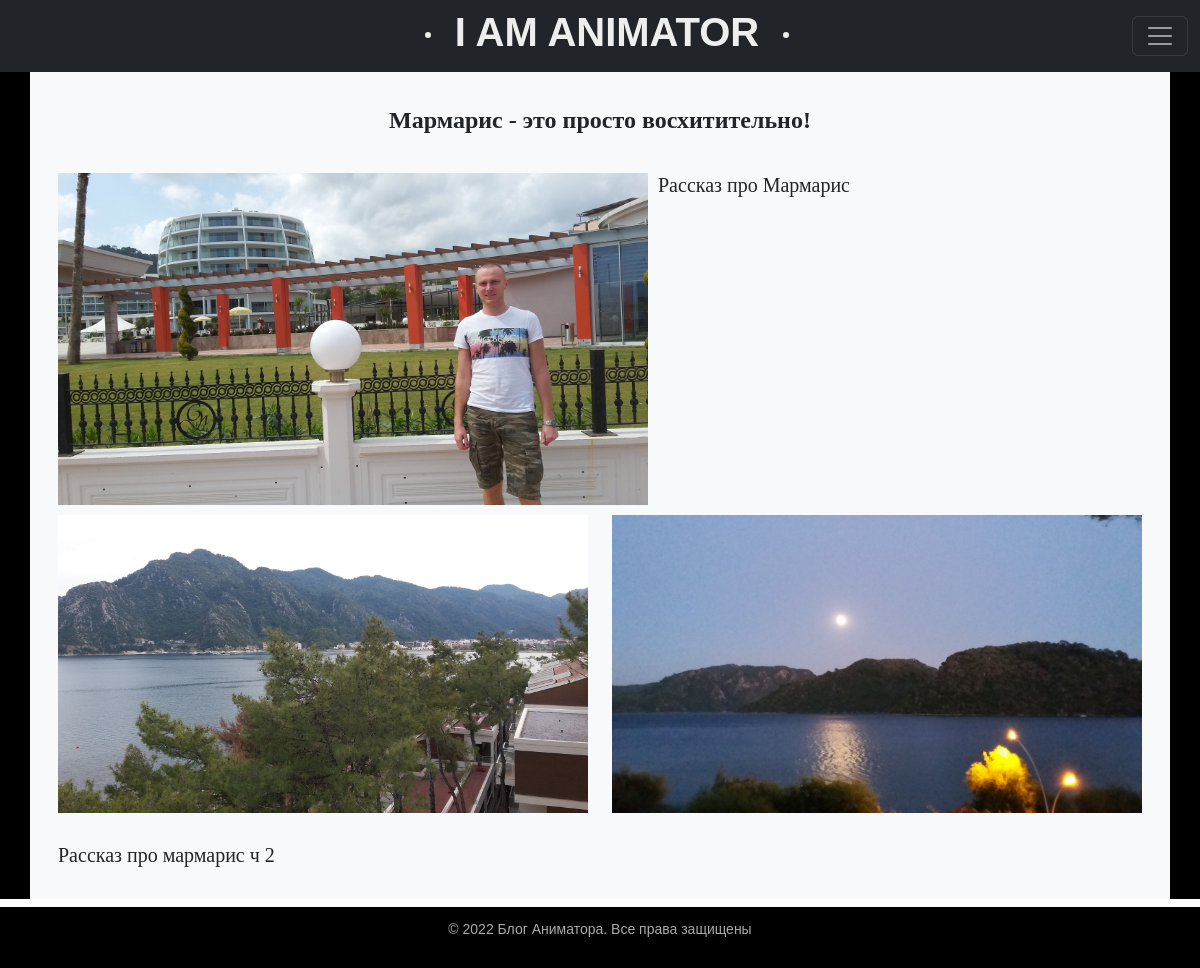
The app's page /marmaris/ with its own data.
### blog/models.py (models this page shows)
class City(models.Model):
    title = models.CharField(max_length=100)
    content = models.TextField(blank=False)
    content_2part = models.TextField(blank=False, null=True)
    picture_1 = models.ImageField(upload_to='photos/%Y/%m/%d/', null=True)
    picture_2 = models.ImageField(upload_to='photos/%Y/%m/%d/', null=True)
    picture_3 = models.ImageField(upload_to='photos/%Y/%m/%d/', null=True)
    show_or_hide = models.BooleanField(default=True)
    class Meta:
        verbose_name = 'Рассказы о городах'
        verbose_name_plural = 'Рассказы о городах'

### blog/views.py (the view)
# urls.py: path('marmaris/', Marmaris.as_view(), name='marmaris'),
class Marmaris(MutualContext, ListView):
    model = City
    template_name = 'blog/marmaris_info.html'
    context_object_name = 'marmaris'
    def get_context_data(self, *, object_list=None, **kwargs):
        context_dict = super().get_context_data(**kwargs)
        mutual_context_dict = self.get_user_context(title='О Мармарисе')
        return dict(list(context_dict.items()) + list(mutual_context_dict.items()))
    def get_queryset(self):
        return City.objects.filter(pk=3)

### blog/utils.py (called while the page is built)
    def get_user_context(self, **kwargs):
        context = kwargs
        return context

### blog/templates/blog/marmaris_info.html
{% extends 'blog/base.html' %}
{% block content %}
<div class="city_black_style">
<div class="container p-3 mb-2 bg-light text-dark">
    <br>
    <div class="container">
        <div class="row">
            {% for info in marmaris %}
            <div class="col-xl-12 col-md-12 col-sm-12" align="left">
                <h4 align="center"><b>{{info.title}}</b></h4>
                <br>
                <img class="img-article-left" src="{{info.picture_1.url}}">
                <h5>{{info.content | linebreaks}}</h5>
            </div>
            <div class="col-xl-6 col-md-6 col-sm-6" align="center">
                <img src="{{info.picture_2.url}}" class="card-img-top" alt="...">
            </div>
            <div class="col-xl-6 col-md-6 col-sm-6" align="center">
                <img src="{{info.picture_3.url}}" class="card-img-top" alt="...">
            </div>
            <div class="col-xl-12 col-md-12 col-sm-12" align="left">
                <br>
                <h5>{{info.content_2part | linebreaks}}</h5>
            </div>
        </div>
    </div>
</div>
</div>
{% endfor %}
{% endblock %}

### blog/static/blog/css/styles.css (style rules this page uses)
html, body { font-family: 'Arial'; margin: 0; padding: 0; height: 100%; width: 100%; color: #000000; }
img { max-width: 600px; height: auto; }
img.img-article-left { height: auto; float: left; padding: 0 10px 10px 0; }
div.city_black_style { background: black; }

### records on screen
City: title "Мармарис - это просто восхитительно!", picture_1 (picture), content "Рассказ про Мармарис", picture_2 (picture), picture_3 (picture), content_2part "Рассказ про мармарис ч 2"
